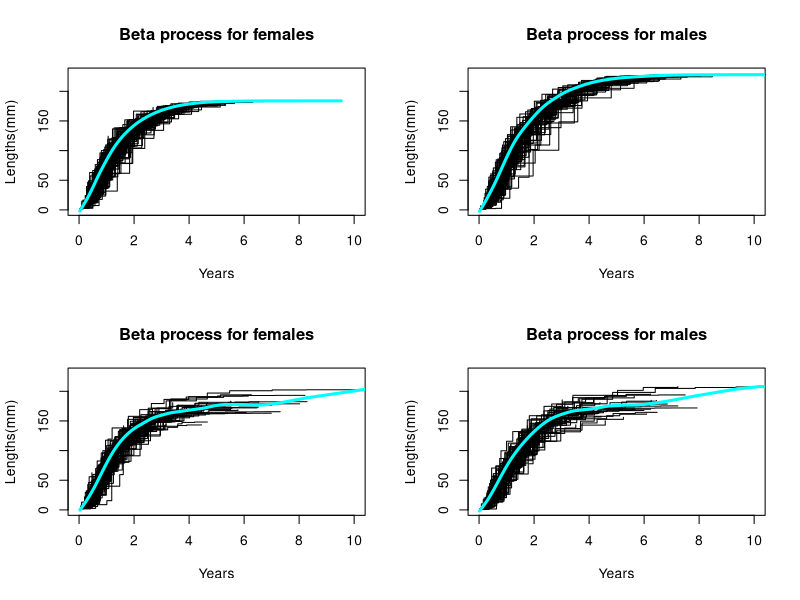

Write R code to recreate this figure.
set.seed(123) # For reproducibility

n <- 100
years <- 10
par(mfrow=c(2,2))

# Helper function for simulation
simulate_growth <- function(n, ni_range, T_range, Linf, k, zeta, gam, b1, b2, random_Linf=FALSE) {
  ni <- sample(ni_range, n, replace=TRUE)
  T <- sample(T_range, n, replace=TRUE) / 365
  if (random_Linf) {
    Linf_vec <- rgamma(n, shape=200, scale=1/1.155)
  } else {
    Linf_vec <- rep(Linf, n)
  }
  L <- Linf_vec * (1 - exp(-k * T))
  size <- list()
  time <- list()
  for (i in 1:n) {
    PL <- numeric(ni[i]+1)
    INT <- numeric(ni[i]+1)
    PL[1] <- L[i]
    INT[1] <- T[i]
    for (j in 1:ni[i]) {
      shape1 <- (1 - exp(-k * INT[j])) * (zeta - 1)
      shape2 <- exp(-k * INT[j]) * (zeta - 1)
      PL[j+1] <- PL[j] + (Linf_vec[i] - PL[j]) * rbeta(1, shape1, shape2)
      INT[j+1] <- INT[j] + rgamma(1, shape=gam * exp(b1 + b2 * PL[j]), scale=1/gam)
    }
    size[[i]] <- PL[1:ni[i]]
    time[[i]] <- INT[1:ni[i]]
  }
  return(list(time=time, size=size))
}

# Panel 1: Fixed Linf, Females
Linf_f <- 183.87; k_f <- 0.283; zeta_f <- 75.055; gam_f <- 12.535; b1_f <- -2.087; b2_f <- 0.011
res_f_fixed <- simulate_growth(n, 4:15, 10:150, Linf_f, k_f, zeta_f, gam_f, b1_f, b2_f, random_Linf=FALSE)
plot(NA, xlim=c(0,years), ylim=c(0,230), xlab="Years", ylab="Lengths(mm)", main="Beta process for females")
for (i in 1:n) lines(res_f_fixed$time[[i]], res_f_fixed$size[[i]], type="s", col="black")
# Mean curve
all_times <- unlist(res_f_fixed$time)
all_sizes <- unlist(res_f_fixed$size)
spline_fit <- smooth.spline(all_times, all_sizes, spar=1)
lines(spline_fit, col="cyan", lwd=3)

# Panel 2: Fixed Linf, Males
Linf_m <- 228.04; k_m <- 0.2473; zeta_m <- 59.947; gam_m <- 11.33; b1_m <- -1.984; b2_m <- 0.01
res_m_fixed <- simulate_growth(n, 2:15, 5:150, Linf_m, k_m, zeta_m, gam_m, b1_m, b2_m, random_Linf=FALSE)
plot(NA, xlim=c(0,years), ylim=c(0,230), xlab="Years", ylab="Lengths(mm)", main="Beta process for males")
for (i in 1:n) lines(res_m_fixed$time[[i]], res_m_fixed$size[[i]], type="s", col="black")
all_times <- unlist(res_m_fixed$time)
all_sizes <- unlist(res_m_fixed$size)
spline_fit <- smooth.spline(all_times, all_sizes, spar=1)
lines(spline_fit, col="cyan", lwd=3)

# Panel 3: Random Linf, Females
res_f_random <- simulate_growth(n, 4:15, 10:150, Linf_f, k_f, zeta_f, gam_f, b1_f, b2_f, random_Linf=TRUE)
plot(NA, xlim=c(0,years), ylim=c(0,230), xlab="Years", ylab="Lengths(mm)", main="Beta process for females")
for (i in 1:n) lines(res_f_random$time[[i]], res_f_random$size[[i]], type="s", col="black")
all_times <- unlist(res_f_random$time)
all_sizes <- unlist(res_f_random$size)
spline_fit <- smooth.spline(all_times, all_sizes, spar=1)
lines(spline_fit, col="cyan", lwd=3)

# Panel 4: Random Linf, Males
res_m_random <- simulate_growth(n, 2:15, 5:150, Linf_m, k_m, zeta_m, gam_m, b1_m, b2_m, random_Linf=TRUE)
plot(NA, xlim=c(0,years), ylim=c(0,230), xlab="Years", ylab="Lengths(mm)", main="Beta process for males")
for (i in 1:n) lines(res_m_random$time[[i]], res_m_random$size[[i]], type="s", col="black")
all_times <- unlist(res_m_random$time)
all_sizes <- unlist(res_m_random$size)
spline_fit <- smooth.spline(all_times, all_sizes, spar=1)
lines(spline_fit, col="cyan", lwd=3)
